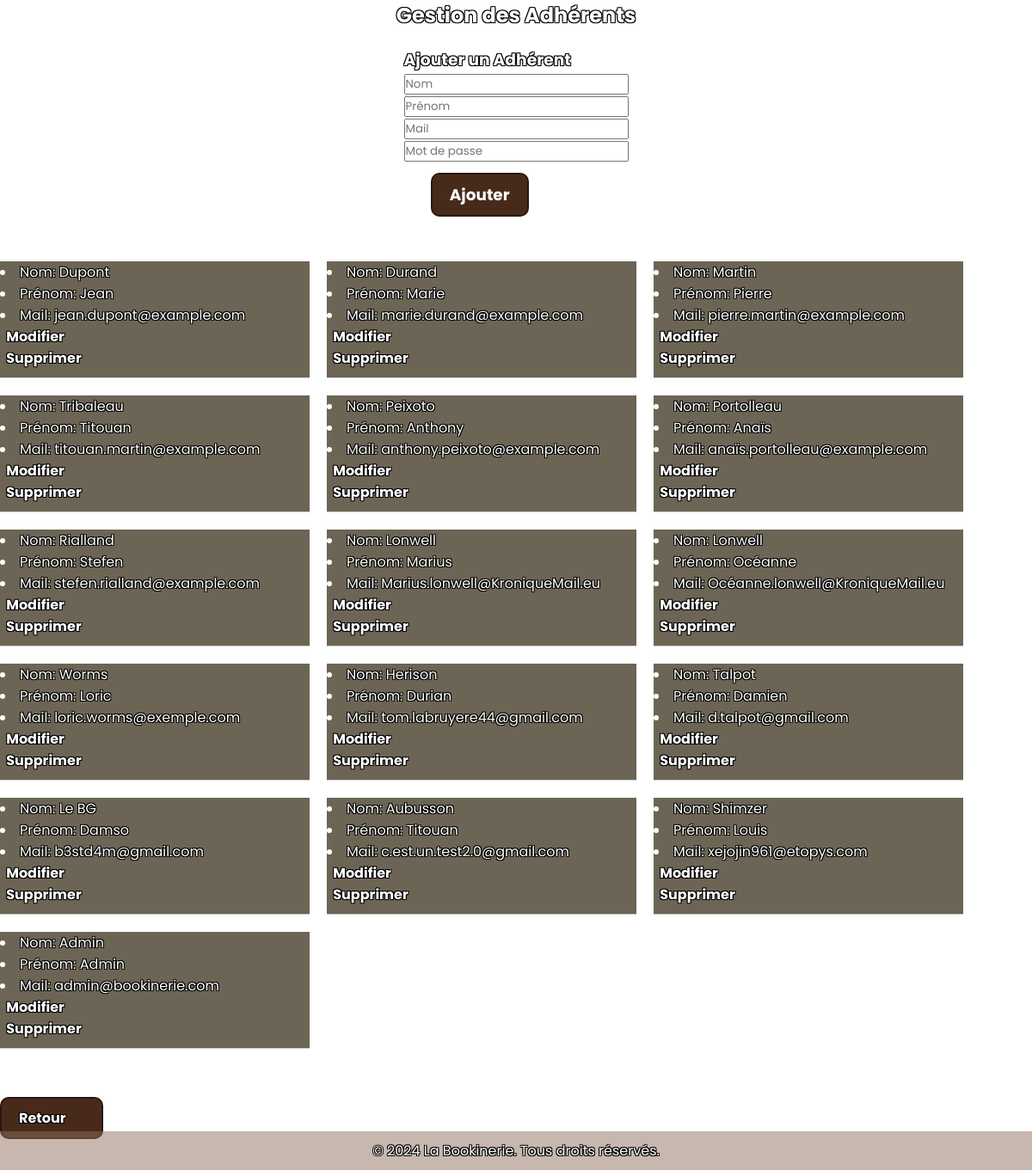
Screenshot of /MenuAdmin/gestionAdherent/gestionAdherents.php with the database file from the repository.
### tables this page shows
CREATE TABLE `adherent` (
  `id` int(11) NOT NULL,
  `nom` varchar(255) DEFAULT NULL,
  `prenom` varchar(255) DEFAULT NULL,
  `mot_de_passe` varchar(255) DEFAULT NULL,
  `mail` varchar(255) DEFAULT NULL,
  `date_inscription` date DEFAULT NULL,
  `admin` int(1) NOT NULL DEFAULT 0,
  `cle` int(11) NOT NULL,
  `mailConfirme` int(1) NOT NULL DEFAULT 0
);

### MenuAdmin/gestionAdherent/gestionAdherents.php (the view, shortened to what this page needs)
<!DOCTYPE html>
<html lang="fr">
<head>
    <link rel="stylesheet" href="../../style.css">
</head>
<body class="fondEcranAdmin">
    <h2>Gestion des Adhérents</h2>
    <main>
    <form class="formAjouterAdherent" action="ajouterAdherent.php" method="POST">
        <h3>Ajouter un Adhérent</h3>
        <input type="text" id="nom" name="nom" placeholder="Nom" required><br>
        <input type="text" id="prenom" name="prenom" placeholder="Prénom" required><br>
        <input type="email" id="email" name="email" placeholder="Mail" required><br>
        <input type="text" id="mdp" name="mdp" placeholder="Mot de passe" required><br>
        <input type="submit" value="Ajouter">
    </form>
    </main>
    <header>
    </header>
    <section id="book-list">
        <?php
        include '../../bddacces.php';
        $adherent_query = "SELECT * FROM adherent";
        $adherent_result = $connexion->query($adherent_query);
        while ($row = $adherent_result->fetch()) {
            echo "<div class=\"adherent\">";
            echo "<li>Nom: " . $row['nom'] . "</li>";
            echo "<li>Prénom: " . $row['prenom'] . "</li>";
            echo "<li>Mail: ".$row['mail']."</li>";
            echo "<li class='modif'><a href=\"modifierAdherent.php?id=" . $row['id'] . "\">Modifier</a></li>";
            echo "<li class='modif'><a href=\"supprimerAdherent.php?id=" . $row['id'] . "\">Supprimer</a></li>";
            echo "</div>";
        }
        ?>
    </section>
    <a class="buttonRetour" href="../gestionAdmin.php">Retour</a>
    <footer>
        <p>&copy; 2024 La Bookinerie. Tous droits réservés.</p>
    </footer>
</body>
</html>

### style.css (style rules this page uses)
* { margin: 0; padding: 0; box-sizing: border-box; font-family: 'Poppins', sans-serif; }
body { font-family: Arial, sans-serif; height: 100%; background-image: url('images/fond_ecran.jpg'); background-size: cover; background-position: center; background-attachment: fixed; display: flex; flex-direction: column; min-height: 100vh; color: #fff; text-shadow: -1px -1px 0 #000, 1px -1px 0 #000, -1px 1px 0 #000, 1px 1px 0 #000; }
header { padding: 10px; background-color: rgba(51, 51, 51, 0); text-align: center; margin-bottom: 1%; }
h2 { text-align: center; }
a { text-decoration: none; color: #fff; font-weight: bold; }
main { display: flex; flex-wrap: wrap; justify-content: center; align-items: center; padding: 20px; margin: 0 auto; display: block; }
.adherent { width: 30%; display: inline-block; margin-right: 20px; margin-bottom: 20px; border-bottom: 1px solid #ccc; padding-bottom: 10px; background-color: rgb(72, 63, 43, 0.8); }
.formAjouterAdherent input[type="submit"] { padding: 10px 20px; border: 2px solid rgba(35, 19, 15, 0.8); background-color: rgba(72, 42, 27); border-radius: 10px; font-size: 115%; text-decoration: none; color: #fff; font-weight: bold; margin-top: 5%; margin-left: 12%; margin-right: 88%; display: flex; justify-content: center; align-items: center; }
section li.modif { list-style: none; display: flex; justify-content: flex-start; margin-left: 2%; }
.buttonRetour { margin-top: 3%; margin-bottom: 3%; background-color: rgba(72, 42, 27); border: 2px solid rgba(35, 19, 15, 0.8); padding: 10px 20px; width: 10%; border-radius: 10px; }
.fondEcranAdmin { background-image: url('images/ancient-books-adorn-library-carefully-arranged-with-classics-rare-gems.jpg'); }
footer { display: flex; justify-content: center; align-items: center; position: fixed; bottom: 0; left: 0; right: 0; background-color: rgba(143, 112, 94, 0.5); color: #fff; text-align: center; padding: 10px 0; width: 100%; }

### rows the page displays
adherent: nom "Dupont", prenom "Jean", mail "jean.dupont@example.com"
adherent: nom "Durand", prenom "Marie", mail "marie.durand@example.com"
adherent: nom "Martin", prenom "Pierre", mail "pierre.martin@example.com"
adherent: nom "Tribaleau", prenom "Titouan", mail "titouan.martin@example.com"
adherent: nom "Peixoto", prenom "Anthony", mail "anthony.peixoto@example.com"
adherent: nom "Portolleau", prenom "Anaïs", mail "anaïs.portolleau@example.com"
adherent: nom "Rialland", prenom "Stefen", mail "stefen.rialland@example.com"
adherent: nom "Lonwell", prenom "Marius", mail "Marius.lonwell@KroniqueMail.eu"
adherent: nom "Lonwell", prenom "Océanne", mail "Océanne.lonwell@KroniqueMail.eu"
adherent: nom "Worms", prenom "Loric", mail "loric.worms@exemple.com"
adherent: nom "Herison", prenom "Durian", mail "tom.labruyere44@gmail.com"
adherent: nom "Talpot", prenom "Damien", mail "d.talpot@gmail.com"
adherent: nom "Le BG", prenom "Damso", mail "b3std4m@gmail.com"
adherent: nom "Aubusson", prenom "Titouan", mail "c.est.un.test2.0@gmail.com"
adherent: nom "Shimzer", prenom "Louis", mail "xejojin961@etopys.com"
adherent: nom "Admin", prenom "Admin", mail "admin@bookinerie.com"
